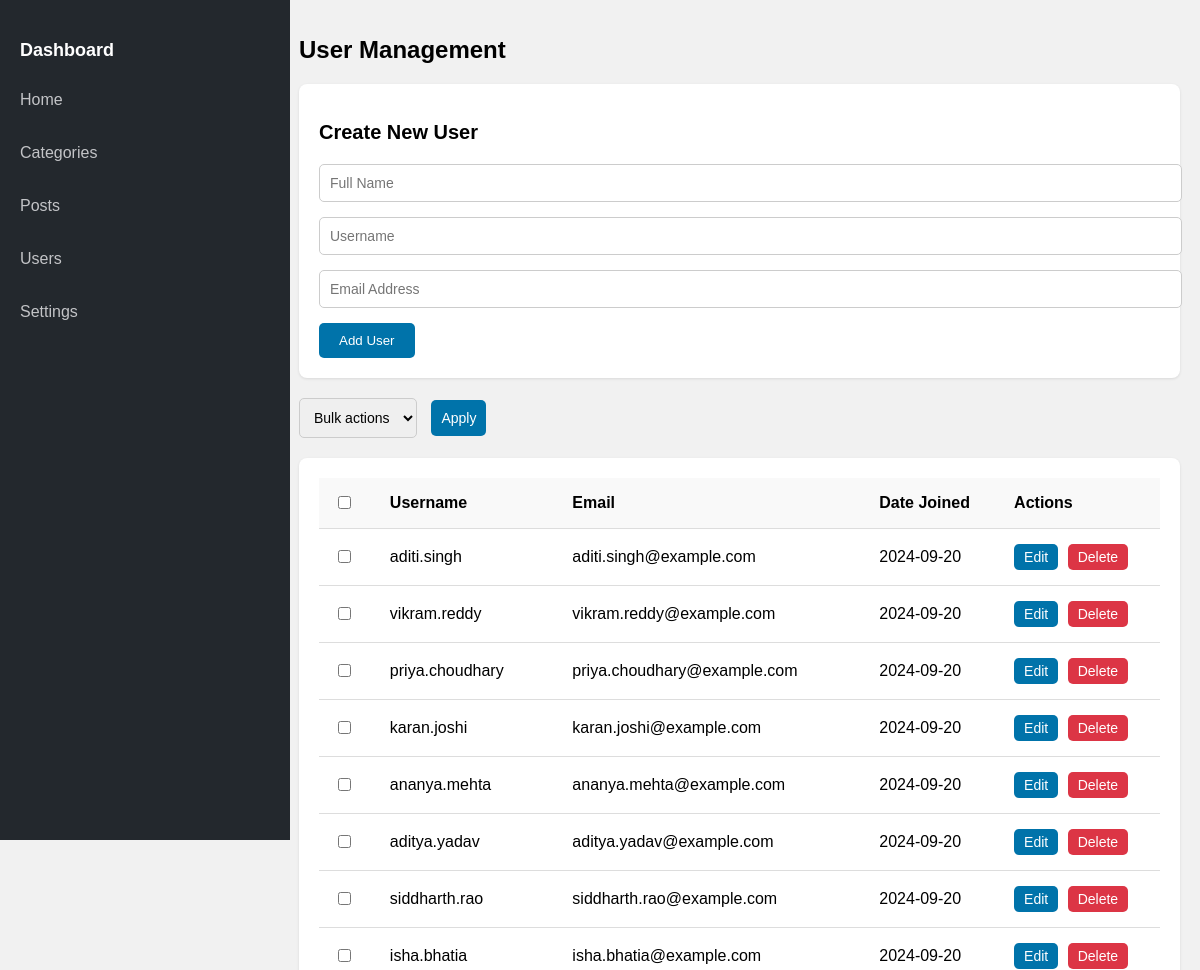
Before: /users/ (upper part) with the older database file.
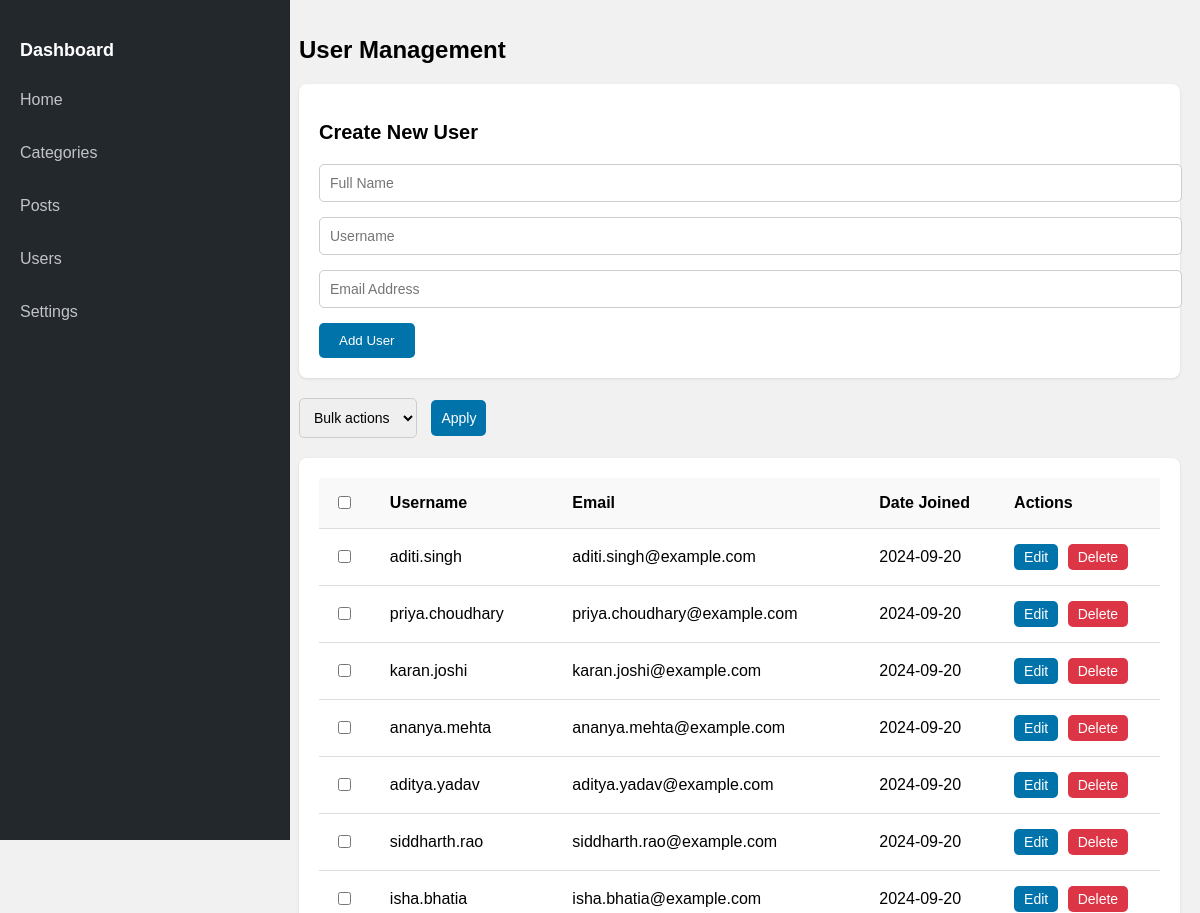
After: the same page with the newer database file.
### wpblog/models.py (models this page shows, shortened)
class User(models.Model):
    name = models.CharField(max_length=100)
    username = models.CharField(max_length=50, unique=True)
    email = models.EmailField(unique=True)
    created_at = models.DateTimeField(auto_now_add=True)

### wpblog/views.py (the view)
# urls.py: path('users/',views.users),
def users(request):
    if request.method =="POST":
        username = request.POST.get("username")
        name = request.POST.get("name")
        email = request.POST.get("email")
        user = User(name=name, username=username, email=email)
        user.save()
    users = User.objects.all()
    return render(request,'user.html',{"users":users})

### templates/user.html (shortened to what this page needs)
<!DOCTYPE html>
<html lang="en">
<head>
</head>
<body>
    <div class="sidebar">
      <h2>Dashboard</h2>
      <ul>
        <li><a href="/home">Home</a></li>
        <li><a href="/category">Categories</a></li>
        <li><a href="/posts">Posts</a></li>
        <li><a href="/users">Users</a></li>
        <li><a href="#">Settings</a></li>
      </ul>
    </div>
    <div class="content">
      <h1>User Management</h1>
      <div class="form-container">
        <h2>Create New User</h2>
        <form id="createUserForm" action="" method="post">
          <input name="name" type="text" placeholder="Full Name" required />
          <input name="username" type="text" placeholder="Username" required />
          <input name="email" type="email" placeholder="Email Address" required />
          <button type="submit">Add User</button>
        </form>
      </div>
      <div class="bulk-actions">
        <select id="bulkActionSelect">
          <option>Bulk actions</option>
        </select>
        <button id="apply-btn">Apply</button>
      </div>
      <div class="table-container">
        <table>
          <thead>
            <tr>
              <th><input id="selectAll" type="checkbox" /></th>
              <th>Username</th>
              <th>Email</th>
              <th>Date Joined</th>
              <th>Actions</th>
            </tr>
          </thead>
          <tbody>
            {% if users %}
              {% for user in users %}
                <tr>
                  <td><input value="{{ user.id }}" class="itemCheckbox" name="options" type="checkbox" /></td>
                  <td>{{ user.username }}</td>
                  <td>{{ user.email }}</td>
                  <td>{{ user.created_at|date:"Y-m-d" }}</td>
                  <td>
                    <button class="action-button edit-button" onclick="window.location.href='/users/edit/{{ user.id }}'">Edit</button>
                    <button class="action-button delete-button" onclick="deleteUser({{ user.id }})">Delete</button>
                  </td>
                </tr>
              {% endfor %}
            {% else %}
              <tr>
                <td colspan="5">No users available.</td>
              </tr>
            {% endif %}
          </tbody>
        </table>
      </div>
    </div>
</body>
</html>

Changed rows visible on the page:
removed User: username "vikram.reddy", email "vikram.reddy@example.com", created_at "2024-09-20"
